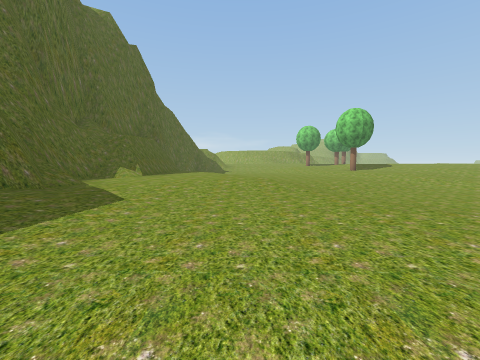
[1] (above)

24 first-person views from a walk through a Unity game level. The camera is 1.2 m above the floor, tilts 4° down and sees 90° across. The floor is counted in squares, 2 m on a side. Each view is taken from the middle of a square. On the plan, view 1 faces up. The plan holds only what a view shows up to about 9 squares ahead; the rest is blank. The place goes on beyond the plan. Some trees and plants on the terrain are drawn as simple stand-ins. The player character is not drawn.

[2]
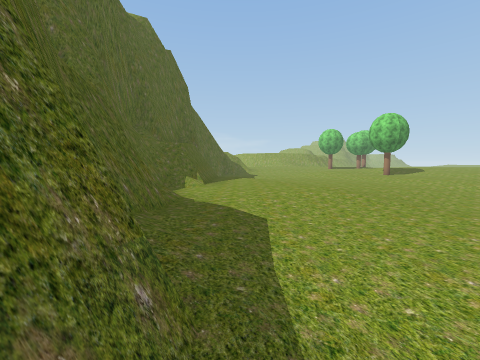

[3]
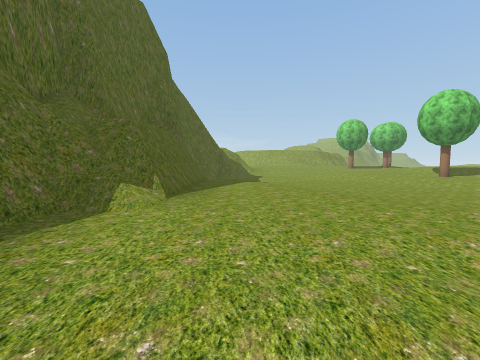

[4]
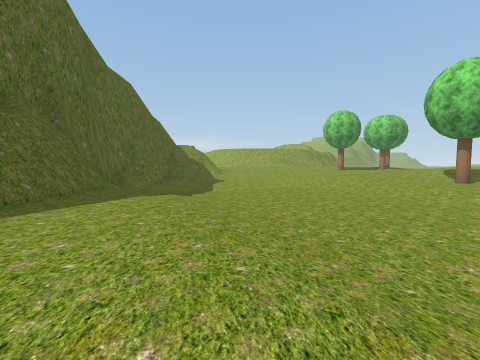

[5]
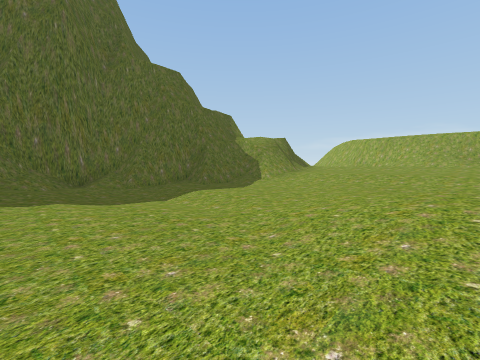

[6]
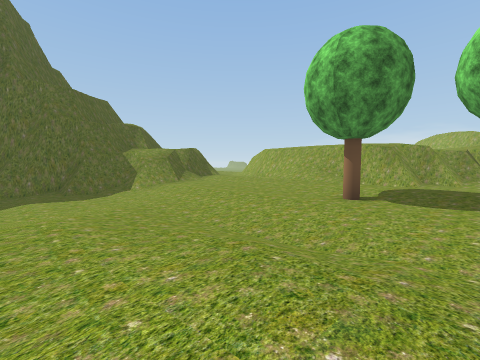

[7]
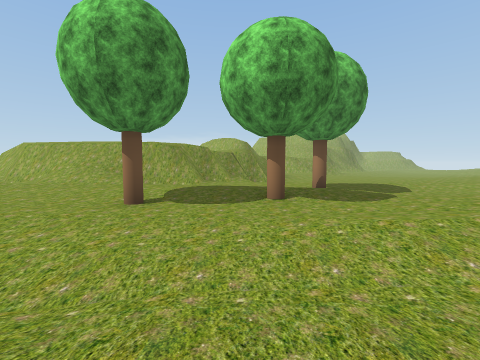

[8]
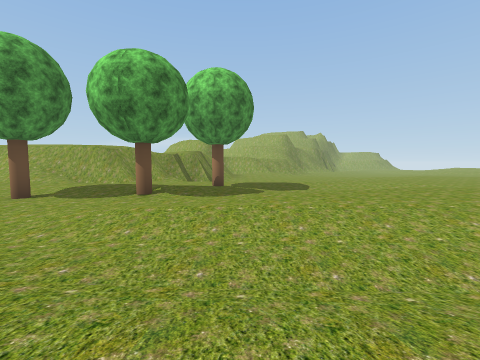

[9]
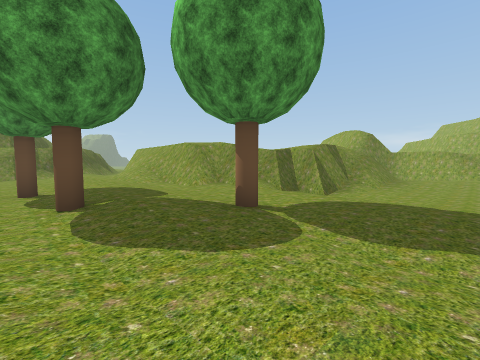

[10]
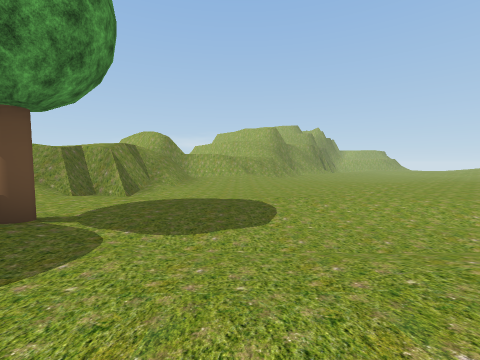

[11]
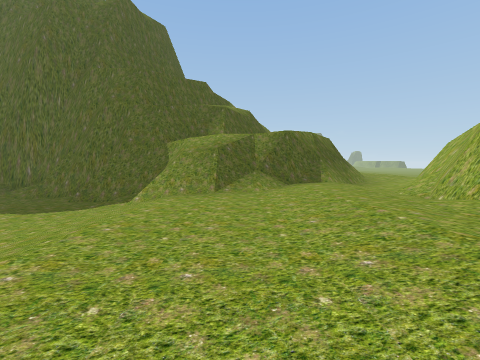

[12]
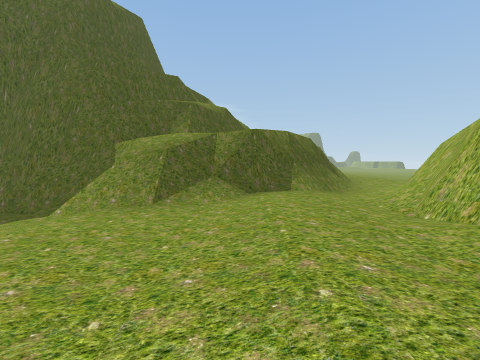

[13]
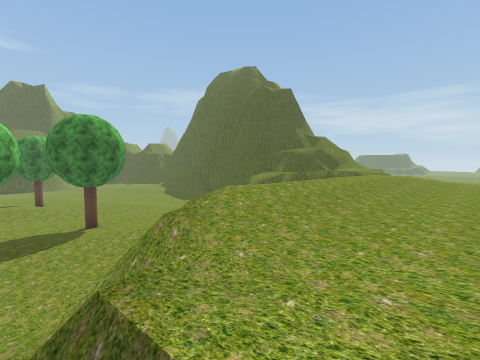

[14]
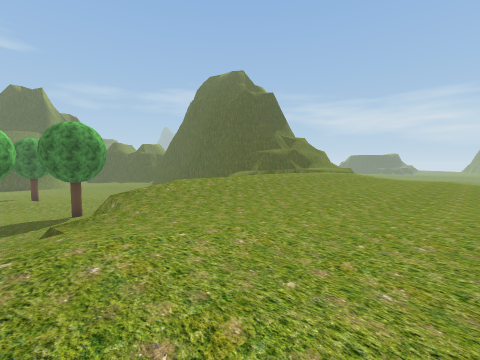

[15]
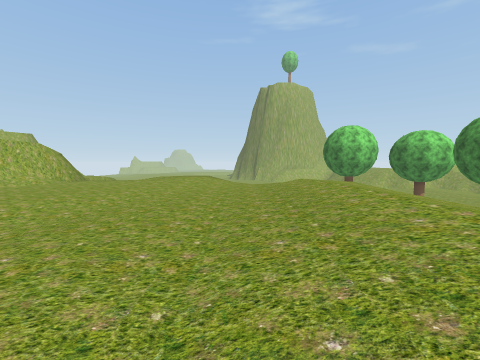

[16]
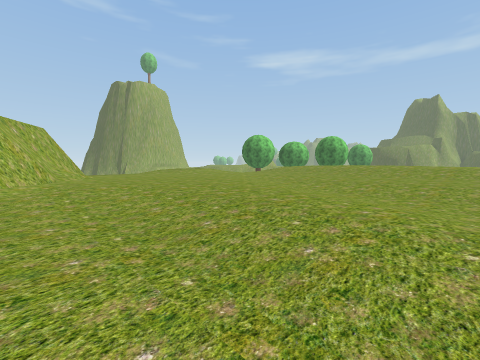

[17]
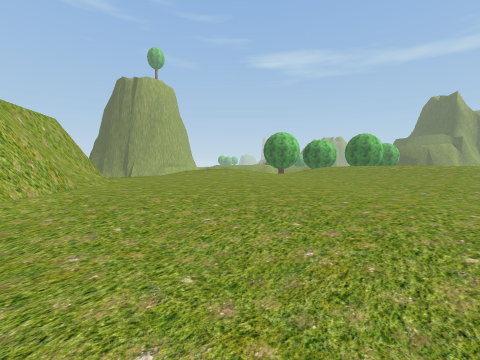

[18]
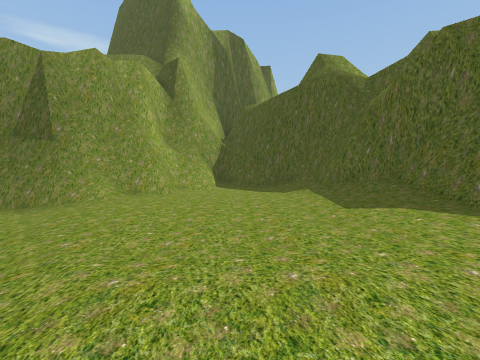

[19]
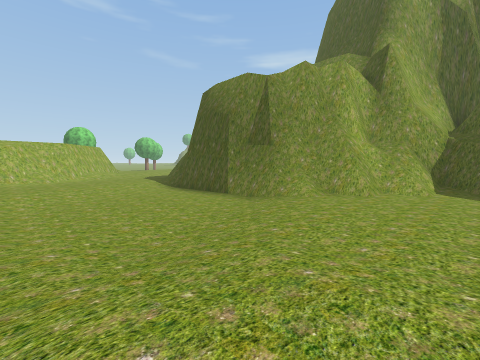

[20]
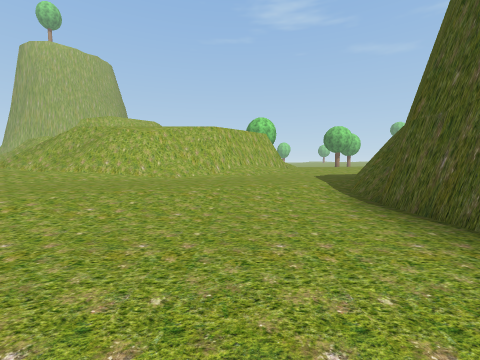

[21]
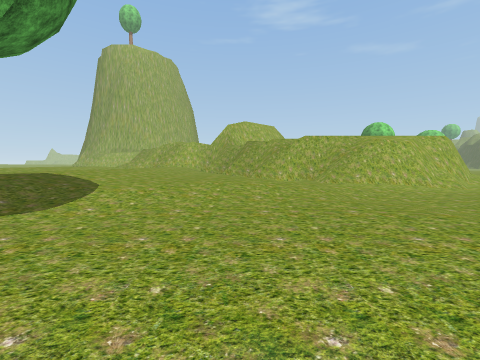

[22]
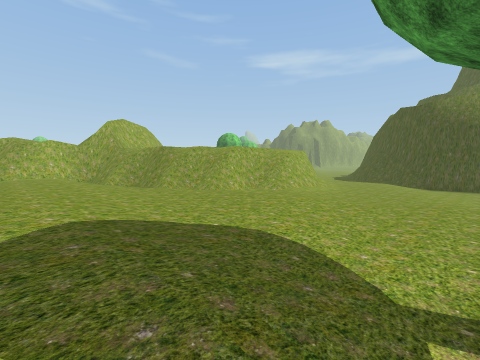

[23]
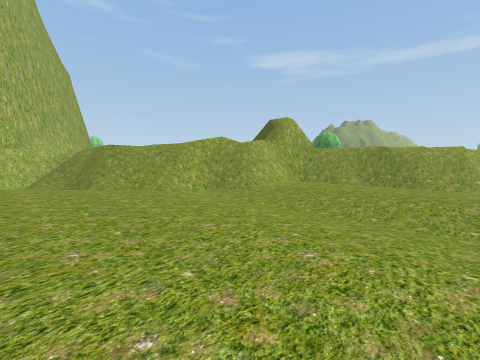

[24]
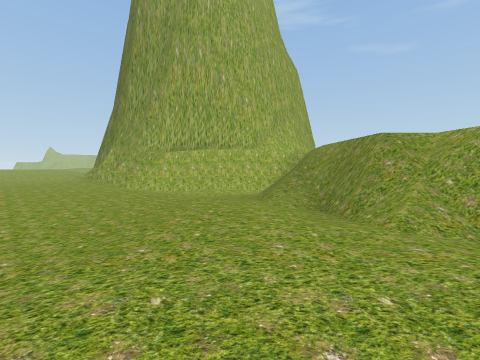

### Floor plan
Key: @ floor where view 1 was taken; # wall or solid block; . main floor; : floor 0.25 m higher than the main floor; - floor 0.25 m lower than the main floor; _ floor 0.5 m lower than the main floor; < floor 0.75 m lower than the main floor; ( floor 1 m lower than the main floor; ! floor 1.25 m lower than the main floor; + floor 2.25 m higher than the main floor; * floor 2.5 m higher than the main floor; % floor 2.75 m higher than the main floor; & floor 3 m higher than the main floor; $ floor 3.25 m higher than the main floor; / step, stairs or slope; = window, fence, low wall or low ledge; v drop or lower ground; T tree.
Columns run from 5 left of view 1 to 26 right of it. Each row starts with its distance up from view 1.
 37     +++++/###
 36     +++//%%###
 35     %%%*%%%%%##
 34     //%%%%%%%%=
 33     ++//%%%%%%   //
 32   ////++/%%%//  //-
 31   %%%******%/&  ---
 30   /%%%%%%%%%//#/----------.
 29    /////%%%%*v#/--------/..
 28 :==/$/////// //__-------..   ...
 27 ..=##////$/v#//  /---//..   ....
 26 #=./###//=##......-/--..   ....
 25 /##//.////......../--//.. ..../#
 24  /=:::////////.T./---- -.....//#
 23   v=/////:::::::.////   ....///#
 22 # /=........//T/.///:::://///-/#
 21 v=//.......T....//:::::::://///#
 20 ##v////////-..//::::::::://////#
 19 ###/<<//__/////////::::://##// v
 18  ##/<<</__/////---/////////
 17  ##/<<</////:: ///////..#/
 16  ##//////-.//:::::::::/#v
 15  #/!(///////////::::::/#/
 14  #///<<<</--T//.../////#
 13  #///<<<</----/.../-/###
 12  ##-/<<<<</---/..-/=#v/
 11  ##-/<<<<</---////==/
 10  ##--/<<<<  -_///-#/
  9  ##--/<<<<<///<<//=
  8  #=---/<<<///<<</#/
  7  #----////(!/<<<<#/
  6  #----//(!!!(/<<</#
  5  #--_///!!!!!/<<</#
  4  #//<<<</!!!!(/<<</#
  3  ##/<<<</!!!!!/<<<//
  2  ##/<<<</######/<<</
  1   #/<<<####   ###<<<
  0   #/<@<##       ##<<
 -1   ###<=#
 -2     ####

Where each view was taken, in squares from view 1:
view 1: 0 up, 0 right, facing up
view 2: 0 up, 2 left, facing up
view 3: 4 up, 2 left, facing up
view 4: 7 up, 0 right, facing up
view 5: 13 up, 4 right, facing up-left
view 6: 16 up, 8 right, facing up-left
view 7: 17 up, 8 right, facing up
view 8: 16 up, 11 right, facing up
view 9: 21 up, 13 right, facing up-left
view 10: 21 up, 13 right, facing up
view 11: 22 up, 4 right, facing left
view 12: 23 up, 3 right, facing left
view 13: 30 up, 8 right, facing down-left
view 14: 32 up, 8 right, facing down-left
view 15: 29 up, 1 left, facing right
view 16: 37 up, 1 left, facing down-right
view 17: 37 up, 1 right, facing down-right
view 18: 7 up, 0 right, facing down
view 19: 7 up, 0 right, facing down-right
view 20: 4 up, 5 right, facing right
view 21: 12 up, 5 right, facing right
view 22: 16 up, 7 right, facing down-right
view 23: 21 up, 13 right, facing down-right
view 24: 21 up, 17 right, facing right
